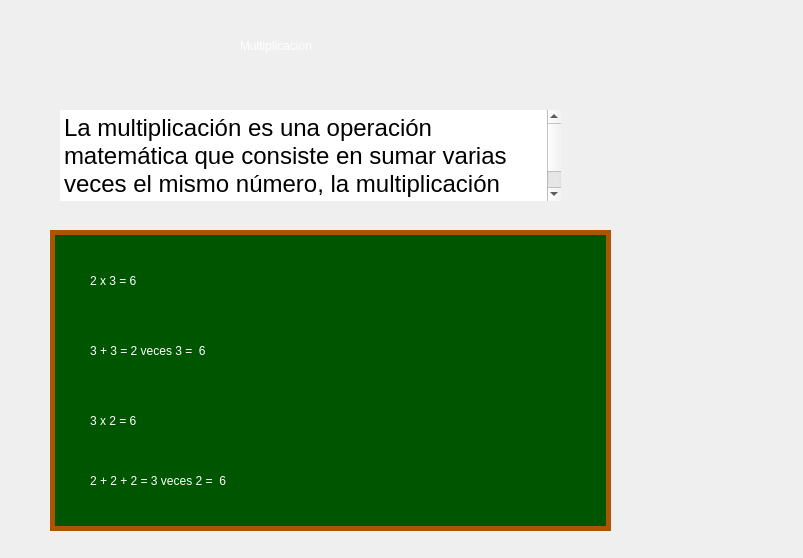
<?xml version="1.0" encoding="UTF-8"?>
<ui version="4.0">
 <class>MainWindow</class>
 <widget class="QMainWindow" name="MainWindow">
  <property name="geometry">
   <rect>
    <x>0</x>
    <y>0</y>
    <width>803</width>
    <height>558</height>
   </rect>
  </property>
  <property name="windowTitle">
   <string>Shake-Shake</string>
  </property>
  <property name="styleSheet">
   <string notr="true">QLabel{	
	color: rgb(255, 255, 255);
	font: 28pt &quot;Times New Roman&quot;;
}
QLineEdit{
	background-color: rgb(255, 255, 255);
	border:none;	
	font: 12pt &quot;Times New Roman&quot;;
}
QPushButton{
	border-radius: 60px;
}
QPushButton:pressed {
	border-radius: 30px;
    padding-top: 2px;
    padding-left: 3px;
}
QPushButton:hover {
	qproperty-iconSize: 16px 16px;
    padding-right: 3px;
}</string>
  </property>
  <widget class="QWidget" name="centralwidget">
   <widget class="QTextBrowser" name="textBrowser">
    <property name="geometry">
     <rect>
      <x>50</x>
      <y>230</y>
      <width>561</width>
      <height>301</height>
     </rect>
    </property>
    <property name="styleSheet">
     <string notr="true">background-color: rgb(0, 85, 0);
border: 5px solid;
border-color: rgb(170, 85, 0);</string>
    </property>
    <property name="html">
     <string>&lt;!DOCTYPE HTML PUBLIC &quot;-//W3C//DTD HTML 4.0//EN&quot; &quot;http://www.w3.org/TR/REC-html40/strict.dtd&quot;&gt;
&lt;html&gt;&lt;head&gt;&lt;meta name=&quot;qrichtext&quot; content=&quot;1&quot; /&gt;&lt;style type=&quot;text/css&quot;&gt;
p, li { white-space: pre-wrap; }
&lt;/style&gt;&lt;/head&gt;&lt;body style=&quot; font-family:'MS Shell Dlg 2'; font-size:8.25pt; font-weight:400; font-style:normal;&quot;&gt;
&lt;p style=&quot;-qt-paragraph-type:empty; margin-top:0px; margin-bottom:0px; margin-left:0px; margin-right:0px; -qt-block-indent:0; text-indent:0px;&quot;&gt;&lt;br /&gt;&lt;/p&gt;&lt;/body&gt;&lt;/html&gt;</string>
    </property>
   </widget>
   <widget class="QLabel" name="label_11">
    <property name="geometry">
     <rect>
      <x>20</x>
      <y>80</y>
      <width>671</width>
      <height>161</height>
     </rect>
    </property>
    <property name="styleSheet">
     <string notr="true">font: 16pt &quot;Pristina&quot;;
</string>
    </property>
    <property name="text">
     <string/>
    </property>
    <property name="pixmap">
     <pixmap>Images/dialogo3.png</pixmap>
    </property>
    <property name="scaledContents">
     <bool>true</bool>
    </property>
   </widget>
   <widget class="QLabel" name="skake">
    <property name="geometry">
     <rect>
      <x>630</x>
      <y>160</y>
      <width>171</width>
      <height>171</height>
     </rect>
    </property>
    <property name="text">
     <string/>
    </property>
    <property name="pixmap">
     <pixmap>Images/shake2.png</pixmap>
    </property>
    <property name="scaledContents">
     <bool>true</bool>
    </property>
   </widget>
   <widget class="QTextEdit" name="dialogo">
    <property name="enabled">
     <bool>true</bool>
    </property>
    <property name="geometry">
     <rect>
      <x>60</x>
      <y>110</y>
      <width>501</width>
      <height>91</height>
     </rect>
    </property>
    <property name="styleSheet">
     <string notr="true">font: 18pt &quot;Times New Roman&quot;;
border-color: rgb(255, 255, 255);
border:none</string>
    </property>
    <property name="readOnly">
     <bool>true</bool>
    </property>
    <property name="html">
     <string>&lt;!DOCTYPE HTML PUBLIC &quot;-//W3C//DTD HTML 4.0//EN&quot; &quot;http://www.w3.org/TR/REC-html40/strict.dtd&quot;&gt;
&lt;html&gt;&lt;head&gt;&lt;meta name=&quot;qrichtext&quot; content=&quot;1&quot; /&gt;&lt;style type=&quot;text/css&quot;&gt;
p, li { white-space: pre-wrap; }
&lt;/style&gt;&lt;/head&gt;&lt;body style=&quot; font-family:'Times New Roman'; font-size:18pt; font-weight:400; font-style:normal;&quot;&gt;
&lt;p style=&quot; margin-top:12px; margin-bottom:12px; margin-left:0px; margin-right:0px; -qt-block-indent:0; text-indent:0px;&quot;&gt;La multiplicación es una operación matemática que consiste en sumar varias veces el mismo número, la multiplicación usa como base la suma sucesiva &lt;/p&gt;&lt;/body&gt;&lt;/html&gt;</string>
    </property>
   </widget>
   <widget class="QPushButton" name="salir">
    <property name="geometry">
     <rect>
      <x>680</x>
      <y>440</y>
      <width>101</width>
      <height>101</height>
     </rect>
    </property>
    <property name="cursor">
     <cursorShape>PointingHandCursor</cursorShape>
    </property>
    <property name="styleSheet">
     <string notr="true"/>
    </property>
    <property name="text">
     <string/>
    </property>
    <property name="icon">
     <iconset>
      <normaloff>Images/newSalir.png</normaloff>Images/newSalir.png</iconset>
    </property>
    <property name="iconSize">
     <size>
      <width>120</width>
      <height>120</height>
     </size>
    </property>
   </widget>
   <widget class="QLabel" name="ejemplosuma">
    <property name="geometry">
     <rect>
      <x>240</x>
      <y>20</y>
      <width>251</width>
      <height>51</height>
     </rect>
    </property>
    <property name="styleSheet">
     <string notr="true">color: rgb(255, 255, 255);
font: 30pt &quot;Times New Roman&quot;;</string>
    </property>
    <property name="text">
     <string>Multiplicación</string>
    </property>
   </widget>
   <widget class="QLabel" name="label_12">
    <property name="geometry">
     <rect>
      <x>-170</x>
      <y>-140</y>
      <width>1000</width>
      <height>700</height>
     </rect>
    </property>
    <property name="minimumSize">
     <size>
      <width>0</width>
      <height>0</height>
     </size>
    </property>
    <property name="maximumSize">
     <size>
      <width>1000</width>
      <height>700</height>
     </size>
    </property>
    <property name="styleSheet">
     <string notr="true"/>
    </property>
    <property name="text">
     <string/>
    </property>
    <property name="pixmap">
     <pixmap>Images/fondo.jpg</pixmap>
    </property>
    <property name="scaledContents">
     <bool>true</bool>
    </property>
   </widget>
   <widget class="QLabel" name="label">
    <property name="geometry">
     <rect>
      <x>90</x>
      <y>250</y>
      <width>171</width>
      <height>61</height>
     </rect>
    </property>
    <property name="text">
     <string>2 x 3 = 6</string>
    </property>
   </widget>
   <widget class="QLabel" name="label_2">
    <property name="geometry">
     <rect>
      <x>90</x>
      <y>300</y>
      <width>341</width>
      <height>101</height>
     </rect>
    </property>
    <property name="text">
     <string>3 + 3 = 2 veces 3 =  6</string>
    </property>
   </widget>
   <widget class="QLabel" name="label_3">
    <property name="geometry">
     <rect>
      <x>90</x>
      <y>390</y>
      <width>171</width>
      <height>61</height>
     </rect>
    </property>
    <property name="text">
     <string>3 x 2 = 6</string>
    </property>
   </widget>
   <widget class="QLabel" name="label_4">
    <property name="geometry">
     <rect>
      <x>90</x>
      <y>430</y>
      <width>411</width>
      <height>101</height>
     </rect>
    </property>
    <property name="text">
     <string>2 + 2 + 2 = 3 veces 2 =  6</string>
    </property>
   </widget>
   <widget class="QPushButton" name="siguiente">
    <property name="geometry">
     <rect>
      <x>650</x>
      <y>310</y>
      <width>131</width>
      <height>121</height>
     </rect>
    </property>
    <property name="styleSheet">
     <string notr="true"/>
    </property>
    <property name="text">
     <string/>
    </property>
    <property name="icon">
     <iconset>
      <normaloff>Images/Siguiente.png</normaloff>Images/Siguiente.png</iconset>
    </property>
    <property name="iconSize">
     <size>
      <width>150</width>
      <height>150</height>
     </size>
    </property>
   </widget>
   <zorder>label_12</zorder>
   <zorder>textBrowser</zorder>
   <zorder>label_11</zorder>
   <zorder>skake</zorder>
   <zorder>dialogo</zorder>
   <zorder>salir</zorder>
   <zorder>ejemplosuma</zorder>
   <zorder>label</zorder>
   <zorder>label_2</zorder>
   <zorder>label_3</zorder>
   <zorder>label_4</zorder>
   <zorder>siguiente</zorder>
  </widget>
 </widget>
 <resources/>
 <connections/>
</ui>
